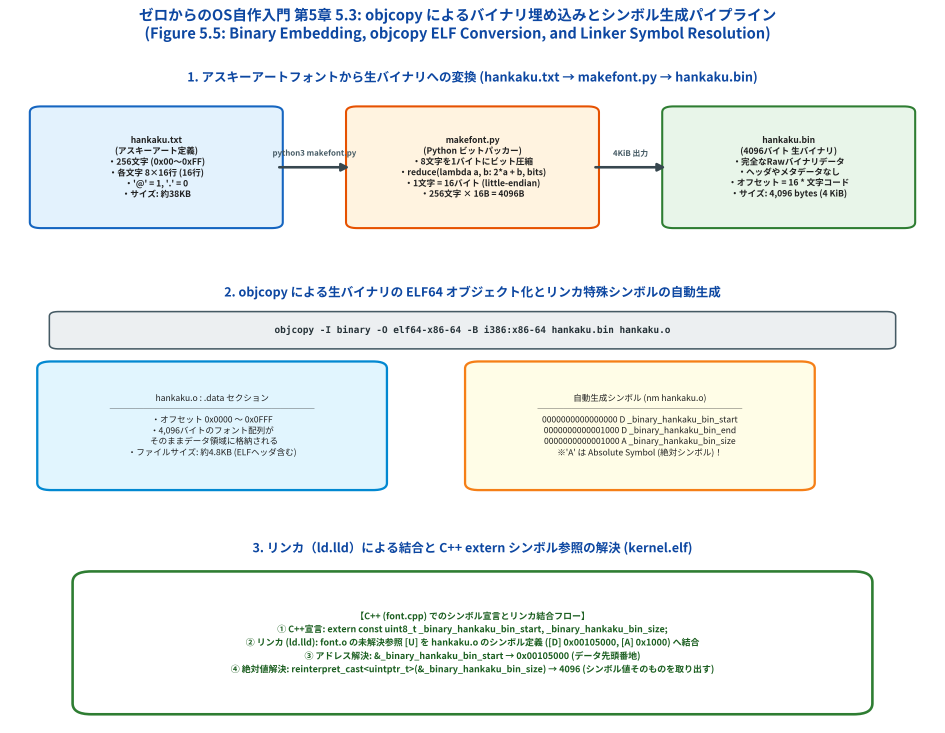
#> input picture 5/result/fig5_05_objcopy_binary_to_elf_pipeline.png, 3780 x 2931 px (shown at 1/4 size)
$ jupyter execute --allow-errors 5.3_Generating_Hankaku_Font_Object.ipynb
#> lines starting #> are read from the running program, lines starting #| are printed output that depends on the picture
[cell 1]
# === Google Colab 自動環境セットアップ ===
# 本セルを実行すると、Google Colab 上で必要なリポジトリのクローン、
# 依存ライブラリのインストール、および共通シミュレーションモジュールの準備が自動的に行われます。
import os
import sys
import subprocess

if 'google.colab' in str(get_ipython()):
    print('Google Colab 環境を検出しました。環境をセットアップします...')
    repo_name = 'study-mikanos'
    if not os.path.exists(repo_name):
        subprocess.run(['git', 'clone', 'https://github.com/miyayudai/study-mikanos.git'], check=True)
    os.chdir(repo_name)
    if os.getcwd() not in sys.path:
        sys.path.insert(0, os.getcwd())
    subprocess.run([sys.executable, '-m', 'pip', 'install', '-r', 'requirements.txt'], check=True)
    subprocess.run([sys.executable, '-m', 'pip', 'install', '-e', '.'], check=True)
    subprocess.run(['cmake', '-B', 'build', '-S', '.'], check=True)
    subprocess.run(['cmake', '--build', 'build', '--target', 'ch05_font_binary_sim'], check=True)
    print('Colab 環境のセットアップが完了しました！')
else:
    # ローカル環境のパス設定
    repo_root = os.path.abspath(os.path.join(os.getcwd(), '..')) if os.path.basename(os.getcwd()) == '5' else os.getcwd()
    if repo_root not in sys.path:
        sys.path.insert(0, repo_root)
    print('ローカル環境で実行中です。ルートディレクトリ:', repo_root)

# 5.3 フォントを増やそう (`Generating Hankaku Font Object`)

[](https://colab.research.google.com/github/miyayudai/study-mikanos/blob/main/5/5.3_Generating_Hankaku_Font_Object.ipynb)

## 📖 節の概要と学習目標
第5章 5.1節および5.2節では、文字 `'A'` の 8×16 ビットマップフォントのみを C++ 配列（`const uint8_t kFontA[16]`）としてソースコードに直接記述し、分割コンパイルによって文字描画を行いました。
しかし、OS のコンソールやユーザーインターフェースを実用化するためには、英数字、各種記号（`!`, `@`, `#`, `$`, `%` 等）、制御コードを含む **ASCII コード全256文字（0x00〜0xFF）** を自由に描画できる必要があります。

全256文字のビットマップデータを C++ 配列としてソースコードにベタ書きすると、4,096行を超える巨大な定義となり、コンパイル速度の低下や可読性・保守性の著しい悪化を招きます。
そこで MikanOS では、人間が編集しやすい **アスキーアート形式のテキストファイル（`hankaku.txt`）** から専用ツール（`makefont.py`）で生バイナリ（`hankaku.bin`）を生成し、それを GNU Binutils の **`objcopy`** コマンドを用いて **ELF64 再配置可能オブジェクトファイル（`hankaku.o`）** へと変換・リンクする高度なビルドパイプラインを採用しています。

本節では、以下の重要概念を理論・数理・実装・シミュレーションの多角的な視点から徹底的に習得します：

1. **バイナリ埋め込み（Binary Embedding）の必然性**: ファイルシステムが未実装のベアメタル環境において、カーネルバイナリ自身にアセットを静的に内包するメカニズム
2. **アスキーアートから生バイナリへのビット圧縮**: `makefont.py` による 8文字＝1バイト のビットシフト演算と little-endian 出力
3. **`objcopy` による生バイナリの ELF64 オブジェクト化**: オブジェクトファイルの構造と、リンカが自動生成する3つの特殊シンボル（`_start`, `_end`, `_size`）
4. **【最大の落とし穴】絶対シンボル（Absolute Symbol）とアドレスの解釈**: なぜ `_binary_hankaku_bin_size` の値を直接読んではならず、`reinterpret_cast<uintptr_t>(&_size)` とアドレス演算子を介さなければならないのか？
5. **`GetFont(char c)` のアドレス数理と MikanOS `day05c` の全 ASCII 連続描画**: 8ピクセル間隔での文字連続配置と、Makefile における依存関係ルールの拡張

## 1. なぜビットマップフォントをバイナリオブジェクトとして埋め込むのか？（動機と課題）

### 1.1 前節までのアプローチとその限界
第5章 5.1節では、次のように文字 `'A'` の16行のビットパターンを C++ 配列として定義していました：

```cpp
const uint8_t kFontA[16] = {
  0b00000000, //
  0b00011000, //    **
  0b00011000, //    **
  // ... (16行分)
};
```

この方式で ASCII 0x00 から 0xFF までの全256文字を記述しようとすると、以下の致命的な問題に直面します：

1. **ソースコードの肥大化**: 1文字あたり16行の要素を持つため、全256文字で $256 \times 16 = 4,096$ 行もの C++ 配列定義が必要となります。
2. **コンパイラのパース負荷とビルド時間増大**: 4,000行以上の配列初期化構文を Clang の C++ 構文解析器（Parser）や意味解析器（Sema）が処理するため、AST（抽象構文木）が膨大になり、コンパイル時間が顕著に増加します。
3. **フォントデザイン編集の極端な困難さ**: C++ の構文規則（カンマ、`0b...` 表記、波括弧）に縛られるため、フォントのドット絵を直感的に手直しすることが困難です。

### 1.2 ファイルシステムがないベアメタル OS のジレンマ
通常のアプリケーション開発（Linux や Windows 上）であれば、「フォントファイル（`font.bin` や `font.ttf`）をディスクから `fopen` / `fread` で読み込む」のが定石です。
しかし、我々が作っている **MikanOS のカーネル起動段階では、ファイルシステム（FAT32 等）がまだ存在しません**（ファイルシステムの自作は第17章まで待つ必要があります）。

| 実行環境 | フォントデータの配置場所 | 読み込み手段 | 利点・制約 |
|---|---|---|---|
| **一般のOS上アプリ** | ファイルシステム（SSD/HDD） | `open()` / `read()` システムコール | 自由に変更可能だがファイルシステムとOS APIが必須 |
| **ベアメタルOSカーネル** | **カーネル実行可能ファイル（ELF64）のメモリ領域** | **C++ ポインタ直接参照 (`GetFont`)** | **外部ファイル不要・起動直後から即座に使用可能！** |

したがって、**「ビルド時に外部のアスキーアートから生バイナリを生成し、それをリンカによってカーネルの実行可能バイナリ（`kernel.elf`）の内部に直接焼き込む（Embed）」** という手法が必然的な最適解となります。

## 2. アスキーアートフォント (`hankaku.txt`) と `makefont.py` によるビット圧縮

### 2.1 `hankaku.txt` のフォーマット仕様
`hankaku.txt` は、256文字分のビットマップフォントを人間がテキストエディタで直感的に視認・編集できるように設計されたアスキーアート形式のフォント定義ファイルです。

- 各文字ブロックは文字コードを示す16進数行（例: `0x41`）で始まります。
- 続く16行がその文字の縦16ピクセルに対応し、各行は8文字で構成されます：
  - `@` : ピクセル点灯（描画色、ビット値 `1`）
  - `.` : ピクセル消灯（背景色、ビット値 `0`）

```text
0x41
........
...@@...
...@@...
...@@...
...@@...
..@..@..
..@..@..
..@..@..
..@..@..
.@@@@@@.
.@....@.
.@....@.
.@....@.
@@@..@@@
........
........
```

### 2.2 `makefont.py` によるビットパッキング数理
`makefont.py` は、このアスキーアートの各行（8文字）を走査し、`@` を 1、`.` を 0 とするビット列に変換して 1 バイト（8ビット）の整数値へと圧縮します。

行の文字配列を $b_7, b_6, \dots, b_0 \in \{0, 1\}$ と置くと、生成されるバイト値 $B$ は以下の多項式（ホーナー法）で算出されます：

$$B = \sum_{k=0}^{7} b_k \cdot 2^{7-k} = (((((((b_0 \cdot 2 + b_1) \cdot 2 + b_2) \dots) \cdot 2 + b_7)$$

Python の `functools.reduce` を用いると、極めて簡潔に記述されます：
```python
bits = [(0 if x == '.' else 1) for x in line]
byte_val = functools.reduce(lambda a, b: 2 * a + b, bits)
```

全256文字について各16行を変換するため、最終的に出力される生バイナリ `hankaku.bin` のデータサイズ $S$ は厳密に：

$$S = 256 \text{ 文字} \times 16 \text{ バイト/文字} = 4,096 \text{ バイト} = 4 \text{ KiB}$$

となります。

[cell 2]
import os
import subprocess
from common import HankakuFontParser

# 1. hankaku.txt からバイナリへの変換を Python で検証
hankaku_txt_path = 'hankaku.txt' if os.path.exists('hankaku.txt') else '5/hankaku.txt'
#> (the rest of this cell did not finish here and is left out)

## 3. 高解像度アーキテクチャ図版 (Figure 5.5) の徹底解剖

以下の図版（Figure 5.5）は、`hankaku.txt` のアスキーアート定義から、`makefont.py` による生バイナリ変換、GNU Binutils `objcopy` による ELF64 オブジェクト化、そしてリンカ `ld.lld` によるカーネル統合までの **全ビルドパイプライン** を包括的に図解したものです。

### パイプラインの3つのステージ：
1. **Stage 1 (テキスト → 生バイナリ)**:
   - `hankaku.txt` (約38KB) を `makefont.py` がパースし、8ピクセルを1バイトにパッキングして 4,096 バイトの `hankaku.bin` を出力します。
2. **Stage 2 (生バイナリ → ELF64 オブジェクト)**:
   - `objcopy` が raw binary を `.data` セクションにカプセル化し、ELF64 ヘッダと3つの特殊シンボル（`_binary_hankaku_bin_start`, `_binary_hankaku_bin_end`, `_binary_hankaku_bin_size`）を付与した `hankaku.o` を生成します。
3. **Stage 3 (リンカによるアドレス結合)**:
   - `ld.lld` が `font.o`, `graphics.o`, `main.o`, `hankaku.o` を統合。`font.o` の未解決参照 `_binary_hankaku_bin_start` などを `hankaku.o` の定義アドレスへリロケーションし、最終的な `kernel.elf` を完成させます。

[cell 3]
import os
from PIL import Image
from common import plot_fig5_05_objcopy_binary_to_elf_pipeline

fig_dir = 'result' if os.path.basename(os.getcwd()) == '5' else '5/result'
fig5_05_path = os.path.join(fig_dir, 'fig5_05_objcopy_binary_to_elf_pipeline.png')
plot_fig5_05_objcopy_binary_to_elf_pipeline(fig5_05_path)
#> (this line was passed over: common is not available in this run)

# 高解像度プロットのインライン表示
img5_05 = Image.open(fig5_05_path)
#> img5_05 is the input picture: PIL image 3780x2931 RGBA; mean R, G, B, A 238.2, 242.2, 240.9, 255
print(f'[+] Figure 5.5 生成完了: 解像度 = {img5_05.size} (DPI 300)')
#| [+] Figure 5.5 生成完了: 解像度 = (3780, 2931) (DPI 300)
display(img5_05.resize((img5_05.width // 4, img5_05.height // 4)))
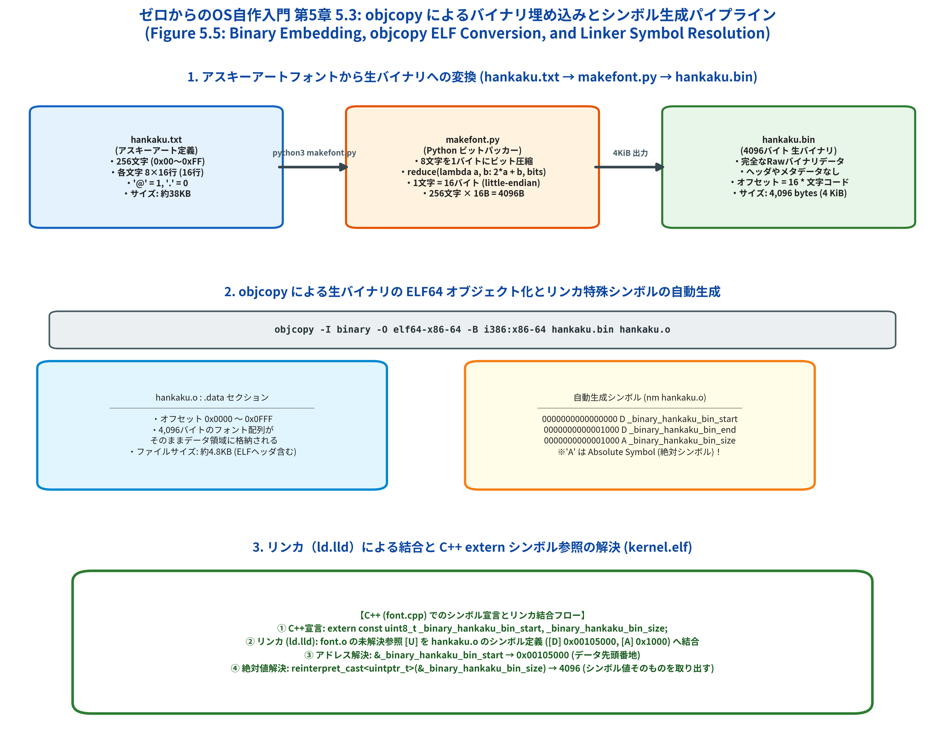
#> shown: PIL image 945x732 RGBA; mean R, G, B, A 238, 242, 240.8, 255

## 4. `objcopy` による生バイナリの ELF64 オブジェクト化と特殊シンボル

### 4.1 `objcopy` コマンドの引数と動作原理
MikanOS の `Makefile` では、`hankaku.bin` を ELF64 オブジェクト `hankaku.o` へ変換するために以下のコマンドを実行します：

```bash
objcopy -I binary -O elf64-x86-64 -B i386:x86-64 hankaku.bin hankaku.o
```

各フラグの技術的意味は以下の通りです：
- `-I binary` (*Input Format*): 入力ファイル（`hankaku.bin`）が ELF や PE などの構造を持たない「生の生バイナリ（Raw Binary）」であることを指定します。
- `-O elf64-x86-64` (*Output Format*): 出力ファイルを 64ビット x86-64 アーキテクチャの ELF 形式でラップすることを指示します。
- `-B i386:x86-64` (*Binary Architecture*): ターゲットのバイナリマシンアーキテクチャを x86-64 に設定します。

### 4.2 自動生成されるリンカ特殊シンボルの命名規則
`objcopy` は raw binary を ELF オブジェクトの `.data` セクションに配置すると同時に、**C/C++ プログラムからそのバイナリを参照するためのグローバルシンボルを自動的に3つ生成** します。

シンボル名は以下の規則に従って生成されます：
$$\text{シンボル名} = \text{"\_binary\_"} + \text{入力ファイルパス内の非英数字をアンダースコアに置換} + \text{("\_start" | "\_end" | "\_size")}$$

カレントディレクトリで `hankaku.bin` を指定した場合、生成されるシンボルは以下の通りです：

| シンボル名 | nm でのセクション種別 | 意味・役割 | C++ からの参照方法 |
|---|:---:|---|---|
| `_binary_hankaku_bin_start` | `D` (Data) | バイナリペイロードの先頭メモリアドレス | `&_binary_hankaku_bin_start` |
| `_binary_hankaku_bin_end` | `D` (Data) | バイナリペイロードの終端メモリアドレス（先頭 + 4096） | `&_binary_hankaku_bin_end` |
| `_binary_hankaku_bin_size` | `A` (**Absolute**) | **絶対シンボル: 値そのものがサイズ（4096）** | **`reinterpret_cast<uintptr_t>(&_binary_hankaku_bin_size)`** |

[cell 4]
import subprocess

# 実際にホストの objcopy と nm を実行してシンボルテーブルを検査
tmp_bin = '/tmp/hankaku.bin'
tmp_o = '/tmp/hankaku.o'

# 1. hankaku.bin の生成
#> (the rest of this cell did not finish here and is left out)

## 5. 【超重要】`_binary_hankaku_bin_size` の落とし穴と C++ 型安全な参照

### 5.1 なぜ `_binary_hankaku_bin_size` の値を普通に読んではいけないのか？
C++ で外部シンボルを参照する場合、通常は以下のように宣言します：

```cpp
extern const uint8_t _binary_hankaku_bin_size;
```

そして、変数のように値を読み取ろうとして、初心者はほぼ確実に以下のコードを書いてしまいます：

```cpp
// ❌【重大なバグ・クラッシュの原因！】
uint8_t size = _binary_hankaku_bin_size;
```

> [!CAUTION]
> **このコードを実行すると、プログラムは即座に Segmentation Fault（一般保護例外 #GP）でクラッシュするか、予期せぬゴミメモリを読み取ってしまいます！**

### 5.2 リンカシンボルテーブルの数理：アドレス vs 変数
リンカ（Linker）の視点では、**すべてのシンボルは「仮想アドレス空間上の番地（Address）」** として登録されます。

1. **通常の大域変数 (`int g_value = 42;`)**:
   - メモリ上のアドレス `0x00108000` に 4バイトの領域が確保され、そこに値 `42` が書き込まれます。
   - C++ で `g_value` と書くと、CPU は `MOV EAX, [0x00108000]` という命令を発行し、**番地 `0x00108000` のメモリ内容（42）** をレジスタに読み出します。
2. **`objcopy` の絶対シンボル (`_binary_hankaku_bin_size`)**:
   - `objcopy` はサイズを記録するために新たなメモリ領域を確保しません。
   - 代わりに、**シンボルのアドレスそのものに値 `4096 (0x1000)` を設定** します（`nm` 出力で `A` と表示されるのはこれが理由です）。
   - ここで `_binary_hankaku_bin_size` を変数として参照すると、CPU は **「仮想アドレス 0x00001000（番地 4096）のメモリ内容を読みに行け！」** という命令（`MOV AL, [0x00001000]`）を実行してしまいます！
   - アドレス `0x1000` はカーネル空間でもページテーブルでも保護された危険な低位領域であり、アクセス違反を引き起こします。

### 5.3 正しい取得法：アドレス演算子 `&` と `reinterpret_cast`
値 `4096` は「シンボルのアドレスそのもの」として記録されているため、C++ 側では **アドレス演算子 `&`** を使ってシンボルの番地を取り出さなければなりません：

```cpp
// ⭕【正しい実装】シンボルのアドレス（4096）を取得し、整数型へキャストする
uintptr_t size = reinterpret_cast<uintptr_t>(&_binary_hankaku_bin_size);
```

この記述により、コンパイラはメモリの間接参照（`[0x1000]`）を行わず、即値 `0x1000`（4096）をレジスタに直接ロードするコード（`MOV RAX, 0x1000`）を生成します。

## 6. 高解像度アーキテクチャ図版 (Figure 5.6) の徹底解剖

以下の図版（Figure 5.6）は、フォント配列のメモリレイアウト、`GetFont(char c)` のインデックス計算式、絶対シンボル参照の正誤メカニズム、および MikanOS `day05c` で実行される ASCII 全文字描画のシミュレーション結果を可視化したものです。

### 図版の主要なポイント：
1. **フォントメモリマップ (上段)**:
   - `_binary_hankaku_bin_start` から `_binary_hankaku_bin_end` までの連続した 4,096 バイト領域。
   - 各文字は厳密に 16バイトの固定長スロットに配置されており、文字コード $c$ に対するオフセットは $16 \times c$ となります。
2. **絶対シンボルのトラップ解説 (右上)**:
   - `_binary_hankaku_bin_size` のアドレスが `0x1000`（4096）であることと、なぜ `&` が不可欠なのかをメモリモデルで図解。
3. **ASCII '!'(0x21) 〜 '~'(0x7E) の全文字描画 (下段)**:
   - 94文字の表示可能文字が GOP フレームバッファ上に 8ピクセル間隔で整然と描画される様子をシミュレート。

[cell 5]
import os
from PIL import Image
from common import plot_fig5_06_hankaku_font_memory_and_symbol_resolution

fig_dir = 'result' if os.path.basename(os.getcwd()) == '5' else '5/result'
fig5_06_path = os.path.join(fig_dir, 'fig5_06_hankaku_font_memory_and_symbol_resolution.png')
#> (the rest of this cell did not finish here and is left out)

## 7. `GetFont(char c)` の実装と MikanOS `day05c` での文字連続描画

### 7.1 `font.cpp` の差分と `GetFont` 実装
MikanOS `day05c` では、前節までの `kFontA` 配列を全廃し、外部シンボル参照とアドレス計算を行う `GetFont` 関数を導入しました：

```cpp
extern const uint8_t _binary_hankaku_bin_start;
extern const uint8_t _binary_hankaku_bin_end;
extern const uint8_t _binary_hankaku_bin_size;

const uint8_t* GetFont(char c) {
  auto index = 16 * static_cast<unsigned int>(static_cast<unsigned char>(c));
  if (index >= reinterpret_cast<uintptr_t>(&_binary_hankaku_bin_size)) {
    return nullptr; // 境界外アクセスの防御
  }
  return &_binary_hankaku_bin_start + index;
}

void WriteAscii(PixelWriter& writer, int x, int y, char c, const PixelColor& color) {
  const uint8_t* font = GetFont(c);
  if (font == nullptr) {
    return;
  }
  for (int dy = 0; dy < 16; ++dy) {
    for (int dx = 0; dx < 8; ++dx) {
      if ((font[dy] << dx) & 0x80u) {
        writer.Write(x + dx, y + dy, color);
      }
    }
  }
}
```

### 7.2 `main.cpp` での 94文字 ASCII ループ
`KernelMain` では、ASCII コードの `'!'` (0x21) から `'~'` (0x7E) までの全文字を、文字幅 8ピクセルずつ横にずらしながら描画します：

```cpp
int i = 0;
for (char c = '!'; c <= '~'; ++c, ++i) {
  WriteAscii(*pixel_writer, 8 * i, 50, c, {0, 0, 0});
}
```

### 7.3 `Makefile` の更新とビルドルール
`hankaku.bin` と `hankaku.o` を自動ビルドするため、`Makefile` に以下のパターンルールと依存関係を追加します：

```makefile
TARGET = kernel.elf
OBJS = main.o graphics.o font.o hankaku.o

hankaku.bin: hankaku.txt
	../tools/makefont.py -o $@ $<

hankaku.o: hankaku.bin
	objcopy -I binary -O elf64-x86-64 -B i386:x86-64 $< $@

.%.d: %.bin
	touch $@
```

[cell 6]
from common import (
    ObjcopyBinarySimulator,
    create_day05c_object_files,
    LinkerSim,
    FrameBufferSimulator,
    PixelFormat,
)

# 1. リンカシミュレータによる day05c モジュール結合検証
#> (the rest of this cell did not finish here and is left out)

[cell 7]
import subprocess
from pathlib import Path

# C++20 スタンドアロン検証バイナリの実行
cpp_bin = Path('build/bin/ch05_font_binary_sim')
if not cpp_bin.exists():
    cpp_bin = Path('../build/bin/ch05_font_binary_sim')

if not cpp_bin.exists():
    print('ビルドターゲット ch05_font_binary_sim をビルドします...')
    subprocess.run(['cmake', '--build', 'build', '--target', 'ch05_font_binary_sim'], check=True)
#> (this line was passed over: subprocess is not available in this run)
